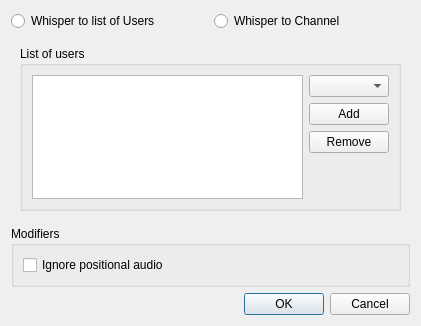
<?xml version="1.0" encoding="UTF-8"?>
<ui version="4.0">
 <class>GlobalShortcutTarget</class>
 <widget class="QDialog" name="GlobalShortcutTarget">
  <property name="geometry">
   <rect>
    <x>0</x>
    <y>0</y>
    <width>421</width>
    <height>310</height>
   </rect>
  </property>
  <property name="windowTitle">
   <string>Whisper Target</string>
  </property>
  <layout class="QGridLayout" name="gridLayout">
   <item row="1" column="0">
    <widget class="QRadioButton" name="qrbUsers">
     <property name="text">
      <string>Whisper to list of Users</string>
     </property>
    </widget>
   </item>
   <item row="2" column="0" colspan="2">
    <widget class="QStackedWidget" name="qswStack">
     <property name="currentIndex">
      <number>1</number>
     </property>
     <widget class="QWidget" name="qwChannelPage">
      <layout class="QVBoxLayout" name="verticalLayout_2">
       <item>
        <widget class="QGroupBox" name="qgbChannel">
         <property name="title">
          <string>Channel Target</string>
         </property>
         <layout class="QVBoxLayout" name="verticalLayout_3">
          <item>
           <widget class="QTreeWidget" name="qtwChannels">
            <property name="indentation">
             <number>10</number>
            </property>
            <property name="rootIsDecorated">
             <bool>true</bool>
            </property>
            <property name="sortingEnabled">
             <bool>true</bool>
            </property>
            <property name="headerHidden">
             <bool>true</bool>
            </property>
            <column>
             <property name="text">
              <string notr="true">Name</string>
             </property>
            </column>
           </widget>
          </item>
          <item>
           <layout class="QHBoxLayout" name="horizontalLayout">
            <item>
             <widget class="QLabel" name="qlGroup">
              <property name="text">
               <string>Restrict to Group</string>
              </property>
             </widget>
            </item>
            <item>
             <widget class="QLineEdit" name="qleGroup">
              <property name="toolTip">
               <string>If specified, only members of this group will receive the whisper.</string>
              </property>
             </widget>
            </item>
           </layout>
          </item>
          <item>
           <layout class="QHBoxLayout" name="horizontalLayout_2">
            <item>
             <widget class="QCheckBox" name="qcbLinks">
              <property name="toolTip">
               <string>If checked the whisper will also be transmitted to linked channels.</string>
              </property>
              <property name="text">
               <string>Whisper to Linked channels</string>
              </property>
             </widget>
            </item>
            <item>
             <widget class="QCheckBox" name="qcbChildren">
              <property name="toolTip">
               <string>If checked this whisper will also be sent to the subchannels of the channel target.</string>
              </property>
              <property name="text">
               <string>Whisper to subchannels</string>
              </property>
             </widget>
            </item>
           </layout>
          </item>
         </layout>
        </widget>
       </item>
      </layout>
     </widget>
     <widget class="QWidget" name="qwUserPage">
      <layout class="QVBoxLayout" name="verticalLayout">
       <item>
        <widget class="QGroupBox" name="qgbUser">
         <property name="title">
          <string>List of users</string>
         </property>
         <layout class="QGridLayout" name="gridLayout_2">
          <item row="0" column="0" rowspan="4">
           <widget class="QListWidget" name="qlwUsers"/>
          </item>
          <item row="0" column="1">
           <widget class="QComboBox" name="qcbUser"/>
          </item>
          <item row="1" column="1">
           <widget class="QPushButton" name="qpbAdd">
            <property name="text">
             <string>Add</string>
            </property>
           </widget>
          </item>
          <item row="2" column="1">
           <widget class="QPushButton" name="qpbRemove">
            <property name="text">
             <string>Remove</string>
            </property>
           </widget>
          </item>
          <item row="3" column="1">
           <spacer name="verticalSpacer">
            <property name="orientation">
             <enum>Qt::Vertical</enum>
            </property>
            <property name="sizeHint" stdset="0">
             <size>
              <width>20</width>
              <height>94</height>
             </size>
            </property>
           </spacer>
          </item>
         </layout>
        </widget>
       </item>
      </layout>
     </widget>
    </widget>
   </item>
   <item row="4" column="0" colspan="2">
    <widget class="QDialogButtonBox" name="qbbButtons">
     <property name="orientation">
      <enum>Qt::Horizontal</enum>
     </property>
     <property name="standardButtons">
      <set>QDialogButtonBox::Cancel|QDialogButtonBox::Ok</set>
     </property>
    </widget>
   </item>
   <item row="1" column="1">
    <widget class="QRadioButton" name="qrbChannel">
     <property name="text">
      <string>Whisper to Channel</string>
     </property>
    </widget>
   </item>
   <item row="3" column="0" colspan="2">
    <widget class="QGroupBox" name="qgbModifiers">
     <property name="title">
      <string>Modifiers</string>
     </property>
     <layout class="QVBoxLayout" name="verticalLayout_4">
      <item>
       <widget class="QCheckBox" name="qcbForceCenter">
        <property name="toolTip">
         <string>Do not send positional audio information when using this whisper shortcut.</string>
        </property>
        <property name="text">
         <string>Ignore positional audio</string>
        </property>
       </widget>
      </item>
     </layout>
    </widget>
   </item>
  </layout>
 </widget>
 <tabstops>
  <tabstop>qrbUsers</tabstop>
  <tabstop>qrbChannel</tabstop>
  <tabstop>qlwUsers</tabstop>
  <tabstop>qcbUser</tabstop>
  <tabstop>qpbAdd</tabstop>
  <tabstop>qpbRemove</tabstop>
  <tabstop>qtwChannels</tabstop>
  <tabstop>qleGroup</tabstop>
  <tabstop>qcbLinks</tabstop>
  <tabstop>qcbChildren</tabstop>
  <tabstop>qcbForceCenter</tabstop>
  <tabstop>qbbButtons</tabstop>
 </tabstops>
 <resources/>
 <connections>
  <connection>
   <sender>qbbButtons</sender>
   <signal>accepted()</signal>
   <receiver>GlobalShortcutTarget</receiver>
   <slot>accept()</slot>
   <hints>
    <hint type="sourcelabel">
     <x>227</x>
     <y>290</y>
    </hint>
    <hint type="destinationlabel">
     <x>157</x>
     <y>274</y>
    </hint>
   </hints>
  </connection>
  <connection>
   <sender>qbbButtons</sender>
   <signal>rejected()</signal>
   <receiver>GlobalShortcutTarget</receiver>
   <slot>reject()</slot>
   <hints>
    <hint type="sourcelabel">
     <x>295</x>
     <y>296</y>
    </hint>
    <hint type="destinationlabel">
     <x>286</x>
     <y>274</y>
    </hint>
   </hints>
  </connection>
 </connections>
</ui>
